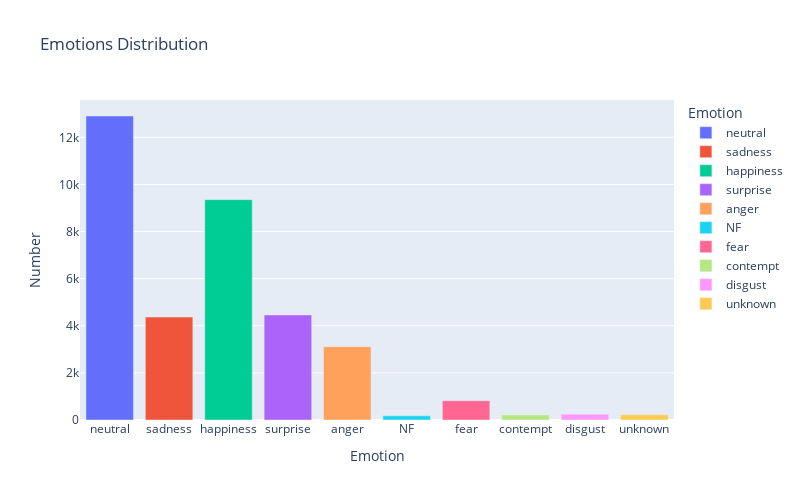

Write notebook code for a chart like this one.
### Code cell
fig = px.bar(emotion_counts, x='Emotion', y='Number', color='Emotion', title='Emotions Distribution')
fig.update_layout(height=500, width=800, title_text="Emotions Distribution")
# fig.show(renderer="colab")
iplot(fig) # to display graph offline

### Figure 1 — Plotly figure (JSON) as saved in the notebook; plotly's stock layout.template omitted (floating-point values rounded to 4 significant figures)
{"data": [{"alignmentgroup": "True", "hovertemplate": "Emotion=%{x}<br>Number=%{y}<extra></extra>", "legendgroup": "neutral", "marker": {"color": "#636efa", "pattern": {"shape": ""}}, "name": "neutral", "offsetgroup": "neutral", "orientation": "v", "showlegend": true, "textposition": "auto", "x": ["neutral"], "xaxis": "x", "y": [12906], "yaxis": "y", "type": "bar"}, {"alignmentgroup": "True", "hovertemplate": "Emotion=%{x}<br>Number=%{y}<extra></extra>", "legendgroup": "sadness", "marker": {"color": "#EF553B", "pattern": {"shape": ""}}, "name": "sadness", "offsetgroup": "sadness", "orientation": "v", "showlegend": true, "textposition": "auto", "x": ["sadness"], "xaxis": "x", "y": [4371], "yaxis": "y", "type": "bar"}, {"alignmentgroup": "True", "hovertemplate": "Emotion=%{x}<br>Number=%{y}<extra></extra>", "legendgroup": "happiness", "marker": {"color": "#00cc96", "pattern": {"shape": ""}}, "name": "happiness", "offsetgroup": "happiness", "orientation": "v", "showlegend": true, "textposition": "auto", "x": ["happiness"], "xaxis": "x", "y": [9355], "yaxis": "y", "type": "bar"}, {"alignmentgroup": "True", "hovertemplate": "Emotion=%{x}<br>Number=%{y}<extra></extra>", "legendgroup": "surprise", "marker": {"color": "#ab63fa", "pattern": {"shape": ""}}, "name": "surprise", "offsetgroup": "surprise", "orientation": "v", "showlegend": true, "textposition": "auto", "x": ["surprise"], "xaxis": "x", "y": [4462], "yaxis": "y", "type": "bar"}, {"alignmentgroup": "True", "hovertemplate": "Emotion=%{x}<br>Number=%{y}<extra></extra>", "legendgroup": "anger", "marker": {"color": "#FFA15A", "pattern": {"shape": ""}}, "name": "anger", "offsetgroup": "anger", "orientation": "v", "showlegend": true, "textposition": "auto", "x": ["anger"], "xaxis": "x", "y": [3111], "yaxis": "y", "type": "bar"}, {"alignmentgroup": "True", "hovertemplate": "Emotion=%{x}<br>Number=%{y}<extra></extra>", "legendgroup": "NF", "marker": {"color": "#19d3f3", "pattern": {"shape": ""}}, "name": "NF", "offsetgroup": "NF", "orientation": "v", "showlegend": true, "textposition": "auto", "x": ["NF"], "xaxis": "x", "y": [177], "yaxis": "y", "type": "bar"}, {"alignmentgroup": "True", "hovertemplate": "Emotion=%{x}<br>Number=%{y}<extra></extra>", "legendgroup": "fear", "marker": {"color": "#FF6692", "pattern": {"shape": ""}}, "name": "fear", "offsetgroup": "fear", "orientation": "v", "showlegend": true, "textposition": "auto", "x": ["fear"], "xaxis": "x", "y": [819], "yaxis": "y", "type": "bar"}, {"alignmentgroup": "True", "hovertemplate": "Emotion=%{x}<br>Number=%{y}<extra></extra>", "legendgroup": "contempt", "marker": {"color": "#B6E880", "pattern": {"shape": ""}}, "name": "contempt", "offsetgroup": "contempt", "orientation": "v", "showlegend": true, "textposition": "auto", "x": ["contempt"], "xaxis": "x", "y": [216], "yaxis": "y", "type": "bar"}, {"alignmentgroup": "True", "hovertemplate": "Emotion=%{x}<br>Number=%{y}<extra></extra>", "legendgroup": "disgust", "marker": {"color": "#FF97FF", "pattern": {"shape": ""}}, "name": "disgust", "offsetgroup": "disgust", "orientation": "v", "showlegend": true, "textposition": "auto", "x": ["disgust"], "xaxis": "x", "y": [248], "yaxis": "y", "type": "bar"}, {"alignmentgroup": "True", "hovertemplate": "Emotion=%{x}<br>Number=%{y}<extra></extra>", "legendgroup": "unknown", "marker": {"color": "#FECB52", "pattern": {"shape": ""}}, "name": "unknown", "offsetgroup": "unknown", "orientation": "v", "showlegend": true, "textposition": "auto", "x": ["unknown"], "xaxis": "x", "y": [222], "yaxis": "y", "type": "bar"}], "layout": {"barmode": "relative", "height": 500, "legend": {"title": {"text": "Emotion"}, "tracegroupgap": 0}, "title": {"text": "Emotions Distribution"}, "width": 800, "xaxis": {"anchor": "y", "categoryarray": ["neutral", "sadness", "happiness", "surprise", "anger", "NF", "fear", "contempt", "disgust", "unknown"], "categoryorder": "array", "domain": [0, 1], "title": {"text": "Emotion"}}, "yaxis": {"anchor": "x", "domain": [0, 1], "title": {"text": "Number"}}}}
